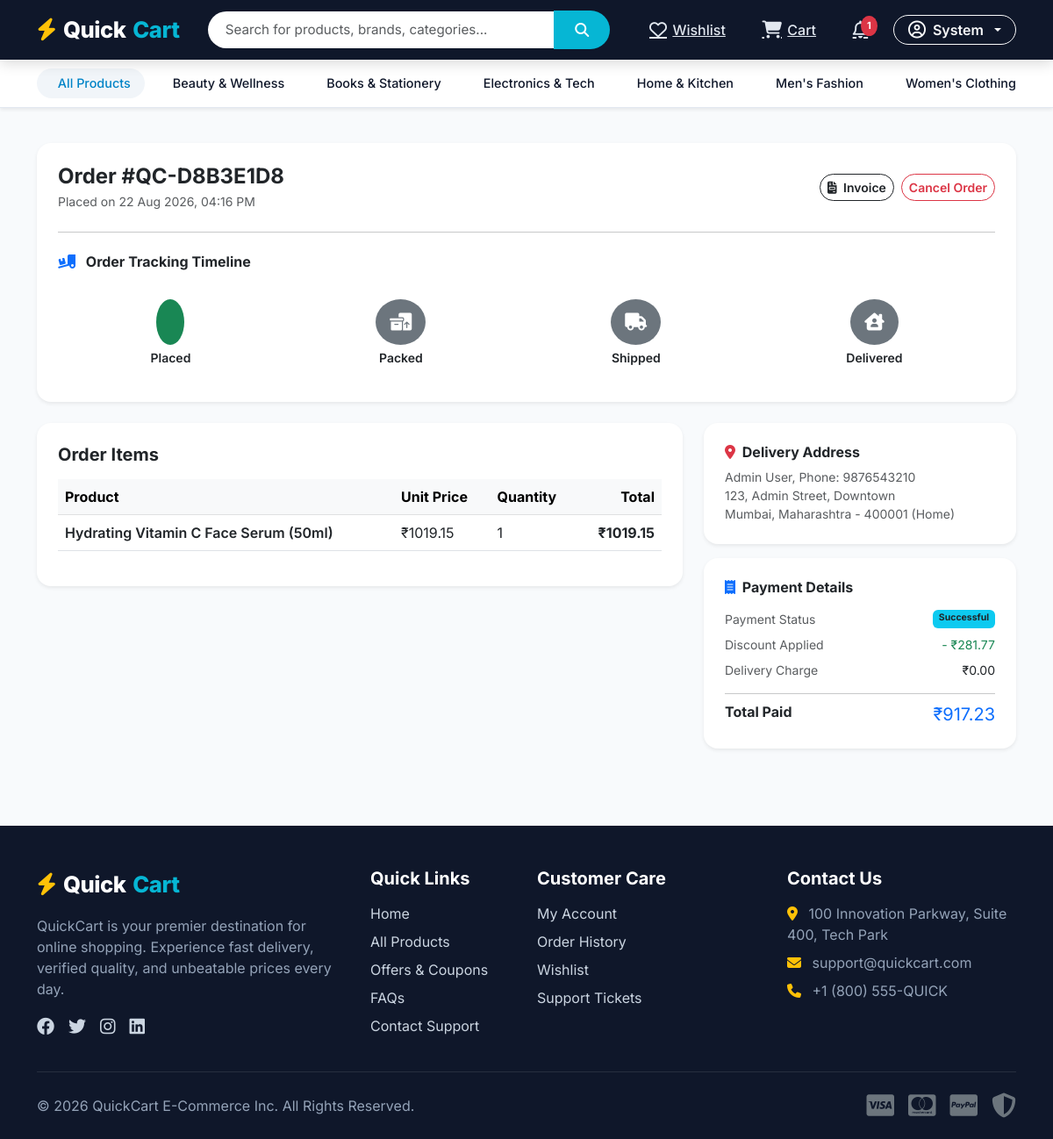
The app's page /orders/detail/QC-D8B3E1D8/ (signed in) with its own data.
### products/models.py (models this page shows, shortened)
class Category(models.Model):
    name = models.CharField(max_length=100, unique=True)
    slug = models.SlugField(max_length=120, unique=True, blank=True)
    description = models.TextField(blank=True)
    image = models.ImageField(upload_to='categories/', blank=True, null=True)
    created_at = models.DateTimeField(auto_now_add=True)
    class Meta:
        verbose_name_plural = "Categories"
        ordering = ['name']

### orders/models.py (models this page shows, shortened)
class Order(models.Model):
    ORDER_STATUS_CHOICES = (
        ('Placed', 'Placed'),
        ('Confirmed', 'Confirmed'),
        ('Packed', 'Packed'),
        ('Shipped', 'Shipped'),
        ('Out for Delivery', 'Out for Delivery'),
        ('Delivered', 'Delivered'),
        ('Cancelled', 'Cancelled'),
        ('Returned', 'Returned'),
        ('Refunded', 'Refunded'),
    )
    PAYMENT_STATUS_CHOICES = (
        ('Pending', 'Pending'),
        ('Successful', 'Successful'),
        ('Failed', 'Failed'),
        ('Refunded', 'Refunded'),
    )
    order_id = models.CharField(max_length=50, unique=True, editable=False)
    user = models.ForeignKey(User, on_delete=models.CASCADE, related_name='orders')
    address = models.ForeignKey(Address, on_delete=models.SET_NULL, null=True, related_name='orders')
    address_snapshot = models.TextField(help_text="Snapshot of address at time of order")
    total_amount = models.DecimalField(max_digits=10, decimal_places=2)
    discount = models.DecimalField(max_digits=10, decimal_places=2, default=0.00)
    delivery_charge = models.DecimalField(max_digits=10, decimal_places=2, default=0.00)
    payment_status = models.CharField(max_length=20, choices=PAYMENT_STATUS_CHOICES, default='Pending')
    order_status = models.CharField(max_length=20, choices=ORDER_STATUS_CHOICES, default='Placed')
    created_at = models.DateTimeField(auto_now_add=True)
    updated_at = models.DateTimeField(auto_now=True)
    class Meta:
        ordering = ['-created_at']
    def can_cancel(self):
        return self.order_status in ['Placed', 'Confirmed', 'Packed']
    def can_return(self):
        return self.order_status == 'Delivered' and not hasattr(self, 'return_request')

class OrderItem(models.Model):
    order = models.ForeignKey(Order, on_delete=models.CASCADE, related_name='items')
    product = models.ForeignKey(Product, on_delete=models.SET_NULL, null=True)
    product_name = models.CharField(max_length=200)
    quantity = models.PositiveIntegerField(default=1)
    price = models.DecimalField(max_digits=10, decimal_places=2)
    discount = models.DecimalField(max_digits=10, decimal_places=2, default=0.00)
    final_price = models.DecimalField(max_digits=10, decimal_places=2)
    @property
    def item_total(self):
        return self.final_price * self.quantity

### orders/views.py (the view)
# urls.py: path('detail/<str:order_id>/', views.order_detail_view, name='order_detail'),
@login_required
def order_detail_view(request, order_id):
    order = get_object_or_404(Order, order_id=order_id, user=request.user)
    items = order.items.all()
    return render(request, 'orders/order_detail.html', {'order': order, 'items': items})

### templates/orders/order_detail.html (shortened to what this page needs)
{% extends 'base.html' %}
{% block content %}
<div class="container my-4">
    <div class="card border-0 shadow-sm rounded-4 p-4 mb-4">
        <div class="d-flex justify-content-between align-items-center flex-wrap gap-2">
            <div>
                <h4 class="fw-bold mb-1">Order #{{ order.order_id }}</h4>
                <p class="text-muted small mb-0">Placed on {{ order.created_at|date:"d M Y, h:i A" }}</p>
            </div>
            <div class="d-flex gap-2">
                <a href="{% url 'orders:invoice' order.order_id %}" target="_blank" class="btn btn-outline-dark rounded-pill btn-sm fw-semibold">
                    <i class="fa-solid fa-file-invoice me-1"></i> Invoice
                </a>
                {% if order.can_cancel %}
                    <a href="{% url 'orders:cancel_order' order.order_id %}" class="btn btn-outline-danger rounded-pill btn-sm fw-semibold" onclick="return confirm('Are you sure you want to cancel this order?')">
                        Cancel Order
                    </a>
                {% endif %}
            </div>
        </div>
        <hr class="my-4">
        <h6 class="fw-bold mb-3"><i class="fa-solid fa-truck-ramp-box text-primary me-2"></i> Order Tracking Timeline</h6>
        <div class="d-flex justify-content-between align-items-center position-relative my-3 text-center">
            <div class="flex-fill">
                <div class="badge rounded-circle p-3 {% if order.order_status in 'Placed Confirmed Packed Shipped Out for Delivery Delivered' %}bg-success{% else %}bg-secondary{% endif %} text-white fs-5">
                </div>
                <div class="small fw-semibold mt-1">Placed</div>
            </div>
            <div class="flex-fill">
                <div class="badge rounded-circle p-3 {% if order.order_status in 'Confirmed Packed Shipped Out for Delivery Delivered' %}bg-success{% else %}bg-secondary{% endif %} text-white fs-5">
                    <i class="fa-solid fa-boxes-packing"></i>
                </div>
                <div class="small fw-semibold mt-1">Packed</div>
            </div>
            <div class="flex-fill">
                <div class="badge rounded-circle p-3 {% if order.order_status in 'Shipped Out for Delivery Delivered' %}bg-success{% else %}bg-secondary{% endif %} text-white fs-5">
                    <i class="fa-solid fa-truck"></i>
                </div>
                <div class="small fw-semibold mt-1">Shipped</div>
            </div>
            <div class="flex-fill">
                <div class="badge rounded-circle p-3 {% if order.order_status == 'Delivered' %}bg-success{% else %}bg-secondary{% endif %} text-white fs-5">
                    <i class="fa-solid fa-house-chimney-user"></i>
                </div>
                <div class="small fw-semibold mt-1">Delivered</div>
            </div>
        </div>
    </div>
    <div class="row g-4">
        <div class="col-lg-8">
            <div class="card border-0 shadow-sm rounded-4 p-4">
                <h5 class="fw-bold mb-3">Order Items</h5>
                <div class="table-responsive">
                    <table class="table align-middle">
                        <thead class="table-light">
                            <tr>
                                <th>Product</th>
                                <th>Unit Price</th>
                                <th>Quantity</th>
                                <th class="text-end">Total</th>
                            </tr>
                        </thead>
                        <tbody>
                            {% for item in items %}
                                <tr>
                                    <td>
                                        <div class="d-flex align-items-center gap-2">
                                            <div>
                                                {% if item.product %}
                                                    <a href="{% url 'products:product_detail' item.product.slug %}" class="fw-semibold text-dark text-decoration-none">{{ item.product_name }}</a>
                                                {% else %}
                                                    <span class="fw-semibold">{{ item.product_name }}</span>
                                                {% endif %}
                                            </div>
                                        </div>
                                    </td>
                                    <td>₹{{ item.final_price }}</td>
                                    <td>{{ item.quantity }}</td>
                                    <td class="text-end fw-bold">₹{{ item.item_total }}</td>
                                </tr>
                            {% endfor %}
                        </tbody>
                    </table>
                </div>
            </div>
        </div>
        <div class="col-lg-4">
            <div class="card border-0 shadow-sm rounded-4 p-4 mb-3">
                <h6 class="fw-bold mb-2"><i class="fa-solid fa-location-dot text-danger me-1"></i> Delivery Address</h6>
                <p class="small text-muted mb-0" style="white-space: pre-line;">{{ order.address_snapshot }}</p>
            </div>
            <div class="card border-0 shadow-sm rounded-4 p-4">
                <h6 class="fw-bold mb-3"><i class="fa-solid fa-receipt me-1 text-primary"></i> Payment Details</h6>
                <div class="d-flex justify-content-between mb-2 small">
                    <span class="text-muted">Payment Status</span>
                    <span class="badge bg-info text-dark">{{ order.payment_status }}</span>
                </div>
                <div class="d-flex justify-content-between mb-2 small">
                    <span class="text-muted">Discount Applied</span>
                    <span class="text-success">- ₹{{ order.discount }}</span>
                </div>
                <div class="d-flex justify-content-between mb-2 small">
                    <span class="text-muted">Delivery Charge</span>
                    <span>₹{{ order.delivery_charge }}</span>
                </div>
                <hr class="my-2">
                <div class="d-flex justify-content-between">
                    <span class="fw-bold">Total Paid</span>
                    <span class="fw-extrabold text-primary fs-5">₹{{ order.total_amount }}</span>
                </div>
            </div>
        </div>
    </div>
</div>
{% endblock %}

### templates/base.html (shortened to what this page needs)
{% load static %}
<!DOCTYPE html>
<html lang="en">
<head>
    <link href="https://cdn.jsdelivr.net/npm/bootstrap@5.3.0/dist/css/bootstrap.min.css" rel="stylesheet">
    <link rel="stylesheet" href="https://cdnjs.cloudflare.com/ajax/libs/font-awesome/6.4.0/css/all.min.css">
    <link rel="stylesheet" href="{% static 'css/style.css' %}">
</head>
<body>
    <header class="qc-navbar">
        <div class="container">
            <div class="d-flex align-items-center justify-content-between flex-wrap gap-2">
                <a href="{% url 'home' %}" class="qc-brand">
                    <i class="fa-solid fa-bolt text-warning"></i> Quick<span>Cart</span>
                </a>
                <form action="{% url 'products:search' %}" method="GET" class="flex-grow-1 mx-lg-4 max-w-600" style="max-width: 550px;">
                    <div class="input-group">
                        <input type="text" name="q" class="form-control qc-search-input" placeholder="Search for products, brands, categories..." value="{{ request.GET.q|default:'' }}" required>
                        <button class="btn qc-search-btn" type="submit">
                            <i class="fa-solid fa-magnifying-glass"></i>
                        </button>
                    </div>
                </form>
                <div class="d-flex align-items-center gap-3">
                    {% if user.is_authenticated %}
                        <a href="{% url 'cart:wishlist' %}" class="qc-nav-link text-white" title="Wishlist">
                            <i class="fa-regular fa-heart fs-5"></i>
                            <span class="d-none d-md-inline">Wishlist</span>
                        </a>
                        <a href="{% url 'cart:cart' %}" class="qc-nav-link text-white" title="Cart">
                            <i class="fa-solid fa-cart-shopping fs-5"></i>
                            <span class="d-none d-md-inline">Cart</span>
                        </a>
                        <a href="{% url 'notifications:list' %}" class="qc-nav-link text-white" title="Notifications">
                            <i class="fa-regular fa-bell fs-5"></i>
                            {% if unread_notifications_count > 0 %}
                                <span class="qc-badge bg-danger">{{ unread_notifications_count }}</span>
                            {% endif %}
                        </a>
                        <div class="dropdown">
                            <button class="btn btn-outline-light dropdown-toggle rounded-pill px-3 py-1 fw-semibold d-flex align-items-center gap-2" type="button" data-bs-toggle="dropdown">
                                <i class="fa-regular fa-circle-user fs-5"></i>
                                <span>{{ user.first_name|default:user.username }}</span>
                            </button>
                        </div>
                    {% endif %}
                </div>
            </div>
        </div>
    </header>
    <nav class="qc-category-bar shadow-sm">
        <div class="container">
            <div class="d-flex align-items-center gap-2">
                <a href="{% url 'products:product_list' %}" class="qc-cat-item active">
                     All Products
                </a>
                {% for cat in nav_categories %}
                    <a href="{% url 'products:category' cat.slug %}" class="qc-cat-item">
                        {{ cat.name }}
                    </a>
                {% endfor %}
                <a href="{% url 'coupons:coupons_list' %}" class="qc-cat-item text-danger fw-bold ms-auto">
                </a>
            </div>
        </div>
    </nav>
    <main>
        {% block content %}{% endblock %}
    </main>
    <footer class="qc-footer">
        <div class="container">
            <div class="row g-4">
                <div class="col-lg-4 col-md-6">
                    <div class="qc-brand mb-3">
                        <i class="fa-solid fa-bolt text-warning"></i> Quick<span>Cart</span>
                    </div>
                    <p>QuickCart is your premier destination for online shopping. Experience fast delivery, verified quality, and unbeatable prices every day.</p>
                    <div class="d-flex gap-3 fs-5 mt-3">
                        <a href="#"><i class="fa-brands fa-facebook"></i></a>
                        <a href="#"><i class="fa-brands fa-twitter"></i></a>
                        <a href="#"><i class="fa-brands fa-instagram"></i></a>
                        <a href="#"><i class="fa-brands fa-linkedin"></i></a>
                    </div>
                </div>
                <div class="col-lg-2 col-md-6">
                    <h5>Quick Links</h5>
                    <ul class="list-unstyled d-flex flex-column gap-2">
                        <li><a href="{% url 'home' %}">Home</a></li>
                        <li><a href="{% url 'products:product_list' %}">All Products</a></li>
                        <li><a href="{% url 'coupons:coupons_list' %}">Offers & Coupons</a></li>
                        <li><a href="{% url 'support:faq' %}">FAQs</a></li>
                        <li><a href="{% url 'support:contact' %}">Contact Support</a></li>
                    </ul>
                </div>
                <div class="col-lg-3 col-md-6">
                    <h5>Customer Care</h5>
                    <ul class="list-unstyled d-flex flex-column gap-2">
                        <li><a href="{% url 'accounts:profile' %}">My Account</a></li>
                        <li><a href="{% url 'orders:my_orders' %}">Order History</a></li>
                        <li><a href="{% url 'cart:wishlist' %}">Wishlist</a></li>
                        <li><a href="{% url 'support:tickets' %}">Support Tickets</a></li>
                    </ul>
                </div>
                <div class="col-lg-3 col-md-6">
                    <h5>Contact Us</h5>
                    <p class="mb-2"><i class="fa-solid fa-location-dot me-2 text-warning"></i> 100 Innovation Parkway, Suite 400, Tech Park</p>
                    <p class="mb-2"><i class="fa-solid fa-envelope me-2 text-warning"></i> support@quickcart.com</p>
                    <p class="mb-2"><i class="fa-solid fa-phone me-2 text-warning"></i> +1 (800) 555-QUICK</p>
                </div>
            </div>
            <hr class="my-4 border-secondary">
            <div class="d-flex flex-column flex-md-row justify-content-between align-items-center text-center text-md-start">
                <p class="mb-0">&copy; 2026 QuickCart E-Commerce Inc. All Rights Reserved.</p>
                <div class="d-flex gap-3 fs-3 text-secondary mt-2 mt-md-0">
                    <i class="fa-brands fa-cc-visa"></i>
                    <i class="fa-brands fa-cc-mastercard"></i>
                    <i class="fa-brands fa-cc-paypal"></i>
                    <i class="fa-solid fa-shield-halved"></i>
                </div>
            </div>
        </div>
    </footer>
</body>
</html>

### records on screen
Category: name "Beauty & Wellness"
Category: name "Books & Stationery"
Category: name "Electronics & Tech"
Category: name "Home & Kitchen"
Category: name "Men's Fashion"
Category: name "Women's Clothing"
Order: order_id "QC-D8B3E1D8", created_at "22 Aug 2026, 04:16 PM", address_snapshot "Admin User, Phone: 9876543210 123, Admin Street, Downtown Mumbai, Maharashtra - 400001 (Home)", payment_status "Successful", discount "281.77", delivery_charge "0.00", total_amount "917.23"
OrderItem: product_name "Hydrating Vitamin C Face Serum (50ml)", final_price "1019.15", quantity "1", item_total "1019.15"

### other values on screen
{{ unread_notifications_count }} "1"
{{ user.first_name|default:user.username }} "System"
